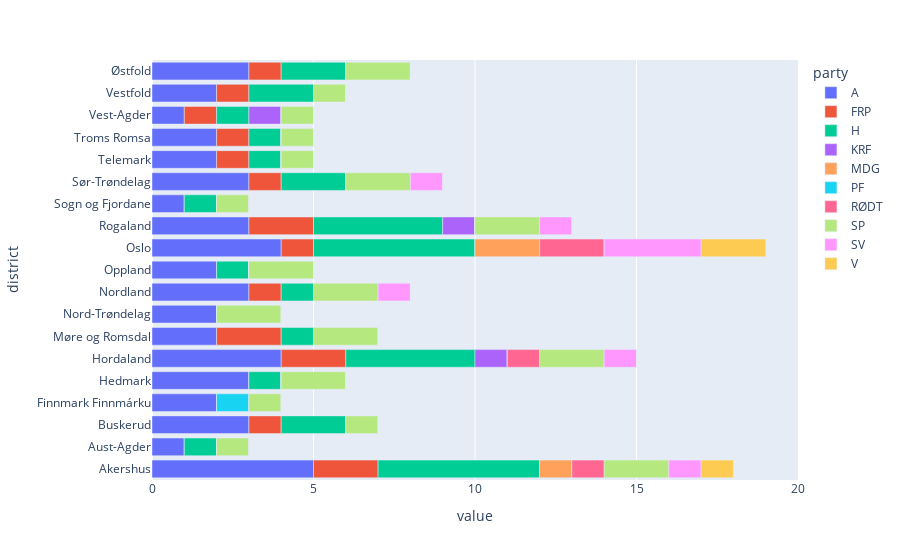

Notebook code for this chart:
### Code cell
px.bar(norway.ordinary_party_representatives, orientation="h")

### Figure 1 — Plotly figure (JSON) as saved in the notebook; plotly's stock layout.template omitted (floating-point values rounded to 4 significant figures)
{"data": [{"alignmentgroup": "True", "hovertemplate": "party=A<br>value=%{x}<br>district=%{y}<extra></extra>", "legendgroup": "A", "marker": {"color": "#636efa"}, "name": "A", "offsetgroup": "A", "orientation": "h", "showlegend": true, "textposition": "auto", "type": "bar", "x": [5, 1, 3, 2, 3, 4, 2, 2, 3, 2, 4, 3, 1, 3, 2, 2, 1, 2, 3], "xaxis": "x", "y": ["Akershus", "Aust-Agder", "Buskerud", "Finnmark Finnmárku", "Hedmark", "Hordaland", "Møre og Romsdal", "Nord-Trøndelag", "Nordland", "Oppland", "Oslo", "Rogaland", "Sogn og Fjordane", "Sør-Trøndelag", "Telemark", "Troms Romsa", "Vest-Agder", "Vestfold", "Østfold"], "yaxis": "y"}, {"alignmentgroup": "True", "hovertemplate": "party=FRP<br>value=%{x}<br>district=%{y}<extra></extra>", "legendgroup": "FRP", "marker": {"color": "#EF553B"}, "name": "FRP", "offsetgroup": "FRP", "orientation": "h", "showlegend": true, "textposition": "auto", "type": "bar", "x": [2, 0, 1, 0, 0, 2, 2, 0, 1, 0, 1, 2, 0, 1, 1, 1, 1, 1, 1], "xaxis": "x", "y": ["Akershus", "Aust-Agder", "Buskerud", "Finnmark Finnmárku", "Hedmark", "Hordaland", "Møre og Romsdal", "Nord-Trøndelag", "Nordland", "Oppland", "Oslo", "Rogaland", "Sogn og Fjordane", "Sør-Trøndelag", "Telemark", "Troms Romsa", "Vest-Agder", "Vestfold", "Østfold"], "yaxis": "y"}, {"alignmentgroup": "True", "hovertemplate": "party=H<br>value=%{x}<br>district=%{y}<extra></extra>", "legendgroup": "H", "marker": {"color": "#00cc96"}, "name": "H", "offsetgroup": "H", "orientation": "h", "showlegend": true, "textposition": "auto", "type": "bar", "x": [5, 1, 2, 0, 1, 4, 1, 0, 1, 1, 5, 4, 1, 2, 1, 1, 1, 2, 2], "xaxis": "x", "y": ["Akershus", "Aust-Agder", "Buskerud", "Finnmark Finnmárku", "Hedmark", "Hordaland", "Møre og Romsdal", "Nord-Trøndelag", "Nordland", "Oppland", "Oslo", "Rogaland", "Sogn og Fjordane", "Sør-Trøndelag", "Telemark", "Troms Romsa", "Vest-Agder", "Vestfold", "Østfold"], "yaxis": "y"}, {"alignmentgroup": "True", "hovertemplate": "party=KRF<br>value=%{x}<br>district=%{y}<extra></extra>", "legendgroup": "KRF", "marker": {"color": "#ab63fa"}, "name": "KRF", "offsetgroup": "KRF", "orientation": "h", "showlegend": true, "textposition": "auto", "type": "bar", "x": [0, 0, 0, 0, 0, 1, 0, 0, 0, 0, 0, 1, 0, 0, 0, 0, 1, 0, 0], "xaxis": "x", "y": ["Akershus", "Aust-Agder", "Buskerud", "Finnmark Finnmárku", "Hedmark", "Hordaland", "Møre og Romsdal", "Nord-Trøndelag", "Nordland", "Oppland", "Oslo", "Rogaland", "Sogn og Fjordane", "Sør-Trøndelag", "Telemark", "Troms Romsa", "Vest-Agder", "Vestfold", "Østfold"], "yaxis": "y"}, {"alignmentgroup": "True", "hovertemplate": "party=MDG<br>value=%{x}<br>district=%{y}<extra></extra>", "legendgroup": "MDG", "marker": {"color": "#FFA15A"}, "name": "MDG", "offsetgroup": "MDG", "orientation": "h", "showlegend": true, "textposition": "auto", "type": "bar", "x": [1, 0, 0, 0, 0, 0, 0, 0, 0, 0, 2, 0, 0, 0, 0, 0, 0, 0, 0], "xaxis": "x", "y": ["Akershus", "Aust-Agder", "Buskerud", "Finnmark Finnmárku", "Hedmark", "Hordaland", "Møre og Romsdal", "Nord-Trøndelag", "Nordland", "Oppland", "Oslo", "Rogaland", "Sogn og Fjordane", "Sør-Trøndelag", "Telemark", "Troms Romsa", "Vest-Agder", "Vestfold", "Østfold"], "yaxis": "y"}, {"alignmentgroup": "True", "hovertemplate": "party=PF<br>value=%{x}<br>district=%{y}<extra></extra>", "legendgroup": "PF", "marker": {"color": "#19d3f3"}, "name": "PF", "offsetgroup": "PF", "orientation": "h", "showlegend": true, "textposition": "auto", "type": "bar", "x": [0, 0, 0, 1, 0, 0, 0, 0, 0, 0, 0, 0, 0, 0, 0, 0, 0, 0, 0], "xaxis": "x", "y": ["Akershus", "Aust-Agder", "Buskerud", "Finnmark Finnmárku", "Hedmark", "Hordaland", "Møre og Romsdal", "Nord-Trøndelag", "Nordland", "Oppland", "Oslo", "Rogaland", "Sogn og Fjordane", "Sør-Trøndelag", "Telemark", "Troms Romsa", "Vest-Agder", "Vestfold", "Østfold"], "yaxis": "y"}, {"alignmentgroup": "True", "hovertemplate": "party=RØDT<br>value=%{x}<br>district=%{y}<extra></extra>", "legendgroup": "RØDT", "marker": {"color": "#FF6692"}, "name": "RØDT", "offsetgroup": "RØDT", "orientation": "h", "showlegend": true, "textposition": "auto", "type": "bar", "x": [1, 0, 0, 0, 0, 1, 0, 0, 0, 0, 2, 0, 0, 0, 0, 0, 0, 0, 0], "xaxis": "x", "y": ["Akershus", "Aust-Agder", "Buskerud", "Finnmark Finnmárku", "Hedmark", "Hordaland", "Møre og Romsdal", "Nord-Trøndelag", "Nordland", "Oppland", "Oslo", "Rogaland", "Sogn og Fjordane", "Sør-Trøndelag", "Telemark", "Troms Romsa", "Vest-Agder", "Vestfold", "Østfold"], "yaxis": "y"}, {"alignmentgroup": "True", "hovertemplate": "party=SP<br>value=%{x}<br>district=%{y}<extra></extra>", "legendgroup": "SP", "marker": {"color": "#B6E880"}, "name": "SP", "offsetgroup": "SP", "orientation": "h", "showlegend": true, "textposition": "auto", "type": "bar", "x": [2, 1, 1, 1, 2, 2, 2, 2, 2, 2, 0, 2, 1, 2, 1, 1, 1, 1, 2], "xaxis": "x", "y": ["Akershus", "Aust-Agder", "Buskerud", "Finnmark Finnmárku", "Hedmark", "Hordaland", "Møre og Romsdal", "Nord-Trøndelag", "Nordland", "Oppland", "Oslo", "Rogaland", "Sogn og Fjordane", "Sør-Trøndelag", "Telemark", "Troms Romsa", "Vest-Agder", "Vestfold", "Østfold"], "yaxis": "y"}, {"alignmentgroup": "True", "hovertemplate": "party=SV<br>value=%{x}<br>district=%{y}<extra></extra>", "legendgroup": "SV", "marker": {"color": "#FF97FF"}, "name": "SV", "offsetgroup": "SV", "orientation": "h", "showlegend": true, "textposition": "auto", "type": "bar", "x": [1, 0, 0, 0, 0, 1, 0, 0, 1, 0, 3, 1, 0, 1, 0, 0, 0, 0, 0], "xaxis": "x", "y": ["Akershus", "Aust-Agder", "Buskerud", "Finnmark Finnmárku", "Hedmark", "Hordaland", "Møre og Romsdal", "Nord-Trøndelag", "Nordland", "Oppland", "Oslo", "Rogaland", "Sogn og Fjordane", "Sør-Trøndelag", "Telemark", "Troms Romsa", "Vest-Agder", "Vestfold", "Østfold"], "yaxis": "y"}, {"alignmentgroup": "True", "hovertemplate": "party=V<br>value=%{x}<br>district=%{y}<extra></extra>", "legendgroup": "V", "marker": {"color": "#FECB52"}, "name": "V", "offsetgroup": "V", "orientation": "h", "showlegend": true, "textposition": "auto", "type": "bar", "x": [1, 0, 0, 0, 0, 0, 0, 0, 0, 0, 2, 0, 0, 0, 0, 0, 0, 0, 0], "xaxis": "x", "y": ["Akershus", "Aust-Agder", "Buskerud", "Finnmark Finnmárku", "Hedmark", "Hordaland", "Møre og Romsdal", "Nord-Trøndelag", "Nordland", "Oppland", "Oslo", "Rogaland", "Sogn og Fjordane", "Sør-Trøndelag", "Telemark", "Troms Romsa", "Vest-Agder", "Vestfold", "Østfold"], "yaxis": "y"}], "layout": {"barmode": "relative", "legend": {"title": {"text": "party"}, "tracegroupgap": 0}, "margin": {"t": 60}, "xaxis": {"anchor": "y", "domain": [0, 1], "title": {"text": "value"}}, "yaxis": {"anchor": "x", "domain": [0, 1], "title": {"text": "district"}}}}
